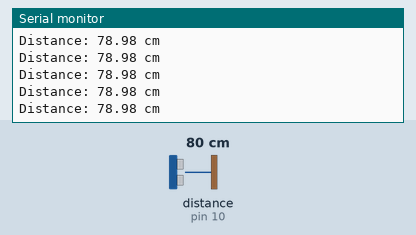
Bench run of a sketch on a simulated Arduino Uno, built with avr-gcc and run on an emulated ATmega328P. On the bench: the last lines printed to the serial monitor. Wiring (inferred from the names in the program): ultrasonic range finder: trigger pin 9; echo pin 10. The test bench sets the inputs (shaded band); at power-on: distance to the obstacle (sensor on pin 10) 80 cm. The echo pulse lasts 58.3 µs per cm.

Above: at 1.2 s.
1.3 s: distance to the obstacle (sensor on pin 10) set to 35 cm
At 1.6 s:
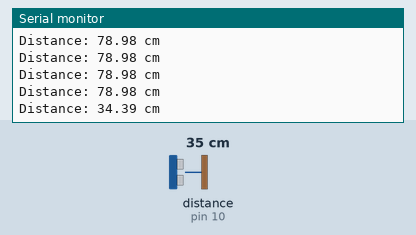
4.3 s: distance to the obstacle (sensor on pin 10) set to 2 cm
At 4.44 s:
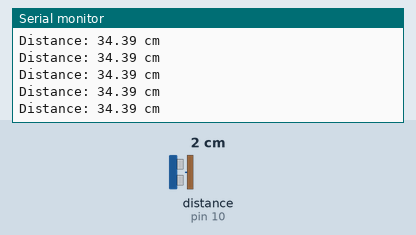
Timing chart, 0 to 7.3 s (numbered marks = the images above; inputs shaded):
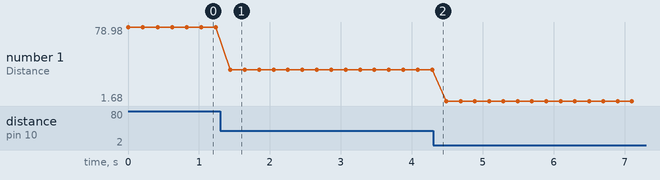

The sketch:

DAY13_UltrasonicDistanceSensor_copy_20251229132140.ino
```cpp
const int trig = 9;
const int echo = 10;

void setup() {
  // put your setup code here, to run once:
  pinMode(trig, OUTPUT);
  pinMode(echo, INPUT);
  Serial.begin(9600);
}

void loop() {
  // put your main code here, to run repeatedly:
  digitalWrite(trig, LOW);
  delayMicroseconds(2);

  digitalWrite(trig, HIGH);
  delayMicroseconds(10);
  digitalWrite(trig, LOW);

  long duration = pulseIn(echo, HIGH);

  float distance_cm = duration * 0.034/2;
  Serial.print("Distance: ");
  Serial.print(distance_cm);
  Serial.println(" cm");

  delay(200);
}
```

Measured:
- after the input at 1.3 s, the serial monitor: prints a new line after 0.14 s (image 1)
- plotted number 1: 78.98 → 34.39 after the input at 1.3 s, 34.39 → 1.68 after the input at 4.3 s
